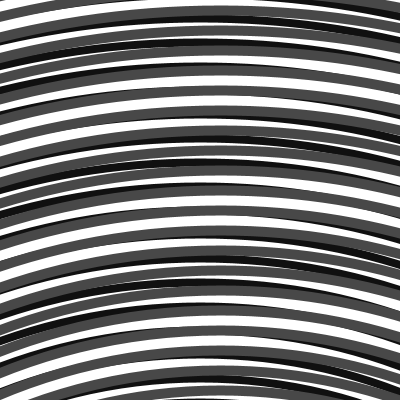
Frame 1 (no input)
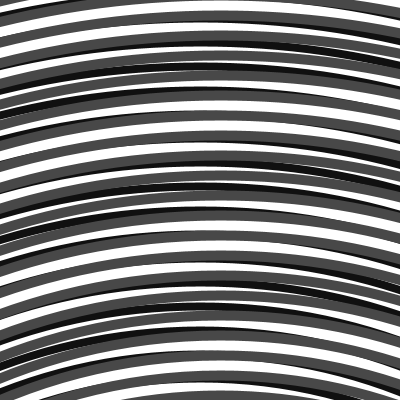
Frame 60 (the mouse pressed at the canvas centre just before this capture)
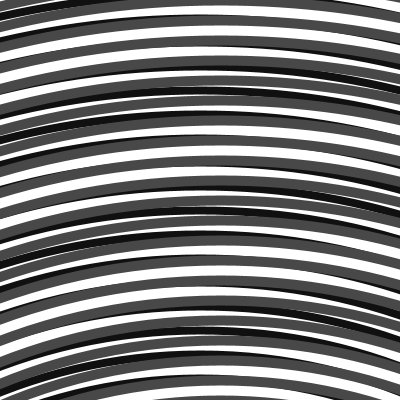
Frame 120 (the mouse held since frame 60 and released just before this capture)

The Processing sketch that drew these frames (run headless with seeded random() and noise(); from frame 60 on, the mouse is pressed at the canvas centre):

// Processing sketch: circlemoire
// ── circlemoire.pde

void setup() {
  size(400, 400);
  noFill();
}

void draw() {
  background(255);
  //scale(0.2);
  //rect(0, 0, 400, 400);
  translate(200, 900);
  stroke(16);
  strokeWeight(8);
  circle(0, 0, 12);
  for(int i = 1; i < 25; i++) {
    int r = (i * 48) + 900;
    circle(0, 0, r);
  }
  translate(20, 20);
  stroke(72);
  strokeWeight(10);
  circle(0, 0, 10);
  for(int i = 1; i < 30; i++) {
    int r = (i * 40) + 900 + (int(frameCount * 0.5) % 40);
    circle(0, 0, r);
  }
}
